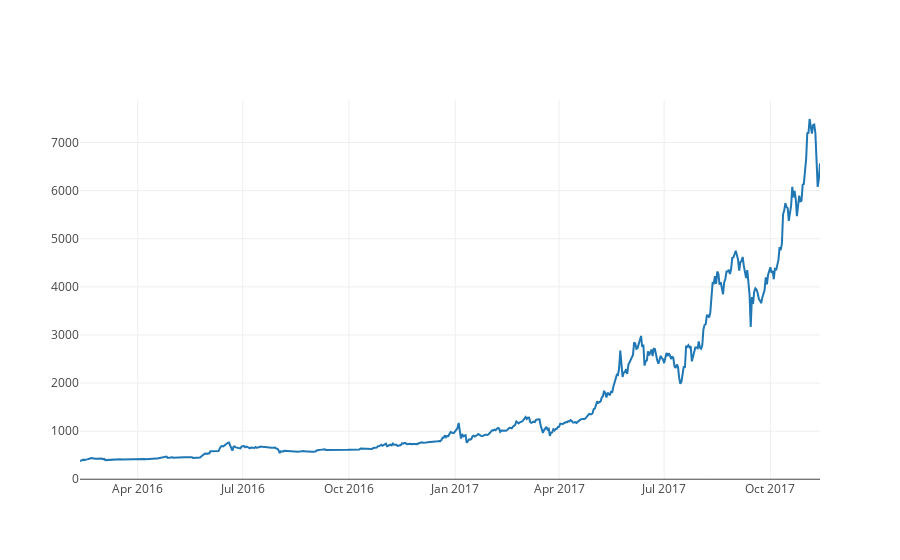

The code cell stored with this chart in its notebook:
### Markdown cell above
#### Plot new line graph again on `Weighted Price` with newly filled values

### Code cell
btc_trace = go.Scatter(x=data['stamp'], y=data['price'], name= 'Price')
py.iplot([btc_trace])

### Figure 1 — Plotly figure (JSON) as saved in the notebook; plotly's stock layout.template omitted (floating-point values rounded to 4 significant figures; data arrays with more than 128 entries replaced by an {"elided": "..."} marker saying what was removed)
{"data": [{"name": "Price", "type": "scatter", "uid": "f15a501e-ab16-42ab-a12a-fa705640f7dc", "x": {"elided": "641 str values"}, "y": {"elided": "641 float values"}}], "layout": {}}
